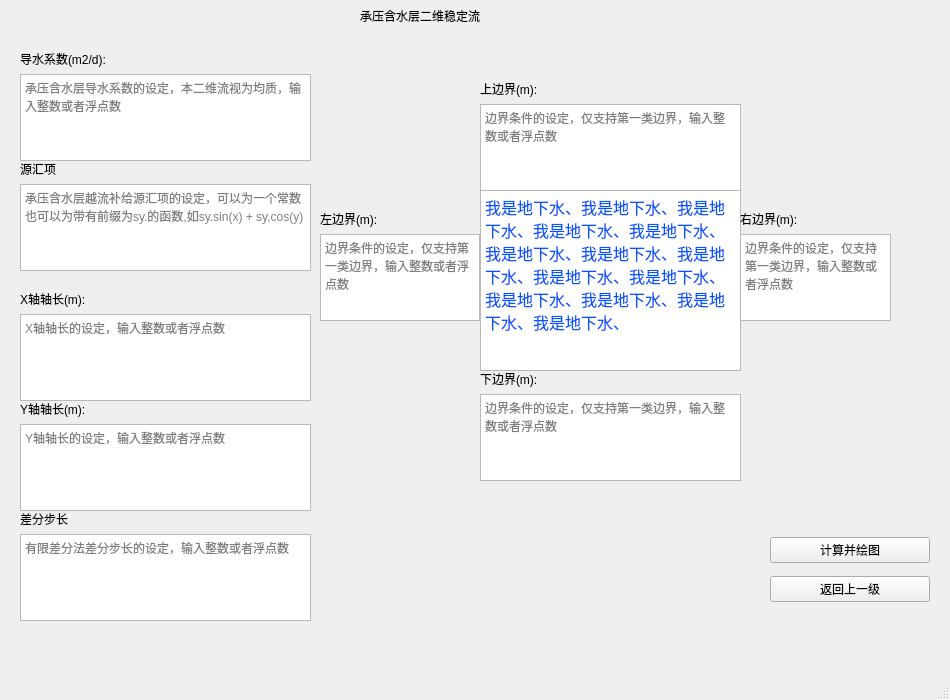
<?xml version="1.0" encoding="UTF-8"?>
<ui version="4.0">
 <class>two_dimension_confined_aquifer_stable_flow</class>
 <widget class="QMainWindow" name="two_dimension_confined_aquifer_stable_flow">
  <property name="geometry">
   <rect>
    <x>0</x>
    <y>0</y>
    <width>950</width>
    <height>700</height>
   </rect>
  </property>
  <property name="windowTitle">
   <string>承压含水层二维稳定流</string>
  </property>
  <widget class="QWidget" name="centralwidget">
   <widget class="QWidget" name="verticalLayoutWidget">
    <property name="geometry">
     <rect>
      <x>20</x>
      <y>50</y>
      <width>291</width>
      <height>111</height>
     </rect>
    </property>
    <layout class="QVBoxLayout" name="verticalLayout">
     <item>
      <widget class="QLabel" name="label_2">
       <property name="text">
        <string>导水系数(m2/d):</string>
       </property>
      </widget>
     </item>
     <item>
      <widget class="QTextEdit" name="transmissivity">
       <property name="placeholderText">
        <string>承压含水层导水系数的设定，本二维流视为均质，输入整数或者浮点数</string>
       </property>
      </widget>
     </item>
    </layout>
   </widget>
   <widget class="QLabel" name="label">
    <property name="geometry">
     <rect>
      <x>360</x>
      <y>0</y>
      <width>181</width>
      <height>31</height>
     </rect>
    </property>
    <property name="text">
     <string>承压含水层二维稳定流</string>
    </property>
   </widget>
   <widget class="QWidget" name="verticalLayoutWidget_2">
    <property name="geometry">
     <rect>
      <x>20</x>
      <y>160</y>
      <width>291</width>
      <height>111</height>
     </rect>
    </property>
    <layout class="QVBoxLayout" name="verticalLayout_2">
     <item>
      <widget class="QLabel" name="label_3">
       <property name="text">
        <string>源汇项 </string>
       </property>
      </widget>
     </item>
     <item>
      <widget class="QTextEdit" name="leakage_recharge">
       <property name="placeholderText">
        <string notr="true">承压含水层越流补给源汇项的设定，可以为一个常数也可以为带有前缀为sy.的函数,如sy.sin(x) + sy,cos(y)</string>
       </property>
      </widget>
     </item>
    </layout>
   </widget>
   <widget class="QTextBrowser" name="textBrowser">
    <property name="geometry">
     <rect>
      <x>480</x>
      <y>190</y>
      <width>261</width>
      <height>181</height>
     </rect>
    </property>
    <property name="html">
     <string>&lt;!DOCTYPE HTML PUBLIC &quot;-//W3C//DTD HTML 4.0//EN&quot; &quot;http://www.w3.org/TR/REC-html40/strict.dtd&quot;&gt;
&lt;html&gt;&lt;head&gt;&lt;meta name=&quot;qrichtext&quot; content=&quot;1&quot; /&gt;&lt;style type=&quot;text/css&quot;&gt;
p, li { white-space: pre-wrap; }
&lt;/style&gt;&lt;/head&gt;&lt;body style=&quot; font-family:'SimSun'; font-size:9pt; font-weight:400; font-style:normal;&quot;&gt;
&lt;p style=&quot; margin-top:0px; margin-bottom:0px; margin-left:0px; margin-right:0px; -qt-block-indent:0; text-indent:0px;&quot;&gt;&lt;span style=&quot; font-size:12pt; color:#0055ff;&quot;&gt;我是地下水、我是地下水、我是地下水、我是地下水、我是地下水、我是地下水、我是地下水、我是地下水、我是地下水、我是地下水、我是地下水、我是地下水、我是地下水、我是地下水、&lt;/span&gt;&lt;/p&gt;&lt;/body&gt;&lt;/html&gt;</string>
    </property>
   </widget>
   <widget class="QWidget" name="verticalLayoutWidget_3">
    <property name="geometry">
     <rect>
      <x>480</x>
      <y>80</y>
      <width>261</width>
      <height>111</height>
     </rect>
    </property>
    <layout class="QVBoxLayout" name="verticalLayout_3">
     <item>
      <widget class="QLabel" name="label_8">
       <property name="text">
        <string>上边界(m):</string>
       </property>
      </widget>
     </item>
     <item>
      <widget class="QTextEdit" name="t_boundary">
       <property name="placeholderText">
        <string>边界条件的设定，仅支持第一类边界，输入整数或者浮点数</string>
       </property>
      </widget>
     </item>
    </layout>
   </widget>
   <widget class="QWidget" name="verticalLayoutWidget_4">
    <property name="geometry">
     <rect>
      <x>480</x>
      <y>370</y>
      <width>261</width>
      <height>111</height>
     </rect>
    </property>
    <layout class="QVBoxLayout" name="verticalLayout_4">
     <item>
      <widget class="QLabel" name="label_9">
       <property name="text">
        <string>下边界(m): </string>
       </property>
      </widget>
     </item>
     <item>
      <widget class="QTextEdit" name="b_boundary">
       <property name="placeholderText">
        <string>边界条件的设定，仅支持第一类边界，输入整数或者浮点数</string>
       </property>
      </widget>
     </item>
    </layout>
   </widget>
   <widget class="QWidget" name="verticalLayoutWidget_5">
    <property name="geometry">
     <rect>
      <x>320</x>
      <y>210</y>
      <width>160</width>
      <height>111</height>
     </rect>
    </property>
    <layout class="QVBoxLayout" name="verticalLayout_5">
     <item>
      <widget class="QLabel" name="label_4">
       <property name="text">
        <string>左边界(m):</string>
       </property>
      </widget>
     </item>
     <item>
      <widget class="QTextEdit" name="l_boundary">
       <property name="placeholderText">
        <string>边界条件的设定，仅支持第一类边界，输入整数或者浮点数</string>
       </property>
      </widget>
     </item>
    </layout>
   </widget>
   <widget class="QWidget" name="verticalLayoutWidget_6">
    <property name="geometry">
     <rect>
      <x>740</x>
      <y>210</y>
      <width>151</width>
      <height>111</height>
     </rect>
    </property>
    <layout class="QVBoxLayout" name="verticalLayout_6">
     <item>
      <widget class="QLabel" name="label_5">
       <property name="text">
        <string>右边界(m): </string>
       </property>
      </widget>
     </item>
     <item>
      <widget class="QTextEdit" name="r_boundary">
       <property name="placeholderText">
        <string>边界条件的设定，仅支持第一类边界，输入整数或者浮点数</string>
       </property>
      </widget>
     </item>
    </layout>
   </widget>
   <widget class="QWidget" name="verticalLayoutWidget_7">
    <property name="geometry">
     <rect>
      <x>20</x>
      <y>290</y>
      <width>291</width>
      <height>111</height>
     </rect>
    </property>
    <layout class="QVBoxLayout" name="verticalLayout_7">
     <item>
      <widget class="QLabel" name="label_10">
       <property name="text">
        <string>X轴轴长(m): </string>
       </property>
      </widget>
     </item>
     <item>
      <widget class="QTextEdit" name="x_length">
       <property name="placeholderText">
        <string>X轴轴长的设定，输入整数或者浮点数</string>
       </property>
      </widget>
     </item>
    </layout>
   </widget>
   <widget class="QWidget" name="verticalLayoutWidget_8">
    <property name="geometry">
     <rect>
      <x>20</x>
      <y>400</y>
      <width>291</width>
      <height>111</height>
     </rect>
    </property>
    <layout class="QVBoxLayout" name="verticalLayout_8">
     <item>
      <widget class="QLabel" name="label_11">
       <property name="text">
        <string>Y轴轴长(m): </string>
       </property>
      </widget>
     </item>
     <item>
      <widget class="QTextEdit" name="y_length">
       <property name="placeholderText">
        <string>Y轴轴长的设定，输入整数或者浮点数</string>
       </property>
      </widget>
     </item>
    </layout>
   </widget>
   <widget class="QWidget" name="verticalLayoutWidget_9">
    <property name="geometry">
     <rect>
      <x>770</x>
      <y>530</y>
      <width>160</width>
      <height>80</height>
     </rect>
    </property>
    <layout class="QVBoxLayout" name="verticalLayout_9">
     <item>
      <widget class="QPushButton" name="draw">
       <property name="text">
        <string>计算并绘图</string>
       </property>
      </widget>
     </item>
     <item>
      <widget class="QPushButton" name="back">
       <property name="text">
        <string>返回上一级</string>
       </property>
      </widget>
     </item>
    </layout>
   </widget>
   <widget class="QWidget" name="verticalLayoutWidget_10">
    <property name="geometry">
     <rect>
      <x>20</x>
      <y>510</y>
      <width>291</width>
      <height>111</height>
     </rect>
    </property>
    <layout class="QVBoxLayout" name="verticalLayout_10">
     <item>
      <widget class="QLabel" name="label_6">
       <property name="text">
        <string>差分步长</string>
       </property>
      </widget>
     </item>
     <item>
      <widget class="QTextEdit" name="step_length">
       <property name="placeholderText">
        <string>有限差分法差分步长的设定，输入整数或者浮点数</string>
       </property>
      </widget>
     </item>
    </layout>
   </widget>
  </widget>
  <widget class="QMenuBar" name="menubar">
   <property name="geometry">
    <rect>
     <x>0</x>
     <y>0</y>
     <width>950</width>
     <height>26</height>
    </rect>
   </property>
  </widget>
  <widget class="QStatusBar" name="statusbar"/>
 </widget>
 <resources/>
 <connections/>
</ui>
